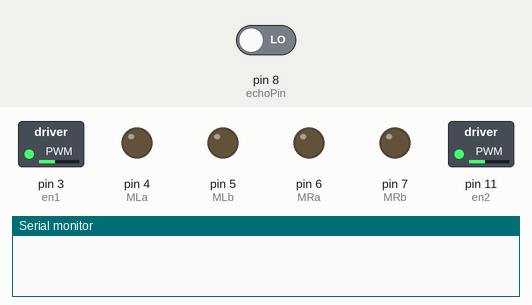
A sketch run on a simulated Arduino Uno, built with avr-gcc and run on an emulated ATmega328P. On the bench: switched loads named in the sketch (green lamp = pin HIGH), output pins drawn as LEDs (lit = HIGH), the last lines printed to the serial monitor. The inputs (shaded band) are chosen by the test bench; at power-on: pin 8 (echoPin) LOW. Pins used as bus, display or sensor lines are not drawn.

Above: at 0.1 s.
At 1.1 s:
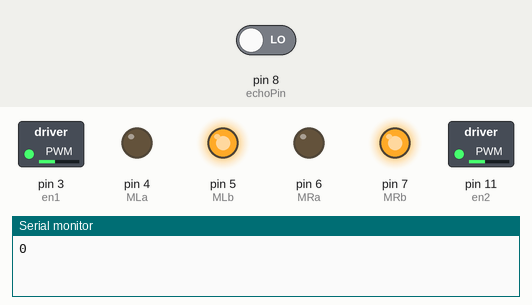
Timing chart, 0 to 2.6 s (numbered marks = the images above):
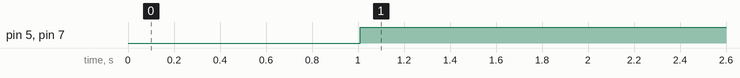

The sketch:

build_Obstacle_Avoider_Robot.ino
```cpp
#include <Servo.h>
Servo Myservo;
#define trigPin 9  // Trig Pin Of HC-SR04
#define echoPin 8  // Echo Pin Of HC-SR04
#define MLa 4      //left motor 1st pin
#define MLb 5      //left motor 2nd pin
#define MRa 6      //right motor 1st pin
#define MRb 7      //right motor 2nd pin
#define en1 3
#define en2 11
long duration, distance;


void setup() {
  Serial.begin(9600);
  pinMode(MLa, OUTPUT);  // Set Motor Pins As O/P
  pinMode(MLb, OUTPUT);
  pinMode(MRa, OUTPUT);
  pinMode(MRb, OUTPUT);
  pinMode(en1, OUTPUT);
  pinMode(en2, OUTPUT);
  pinMode(trigPin, OUTPUT);  // Set Trig Pin As O/P To Transmit Waves
  pinMode(echoPin, INPUT);   //Set Echo Pin As I/P To Receive Reflected Waves
  analogWrite(en1, 100);
  analogWrite(en2, 100);
}
void loop() {
  Serial.begin(9600);
  digitalWrite(trigPin, LOW);
  delayMicroseconds(2);
  digitalWrite(trigPin, HIGH);  // Transmit Waves For 10us
  delayMicroseconds(10);
  duration = pulseIn(echoPin, HIGH);  // Receive Reflected Waves
  distance = duration / 58.2;         // Get Distance
  Serial.println(distance);
  delay(10);
  digitalWrite(MRb, HIGH);  // Move Forward
  digitalWrite(MRa, LOW);
  digitalWrite(MLb, HIGH);
  digitalWrite(MLa, LOW);
}
```

Measured:
- by itself, pin 5 (MLb), pin 7 (MRb): LOW → HIGH at 1.0 s
